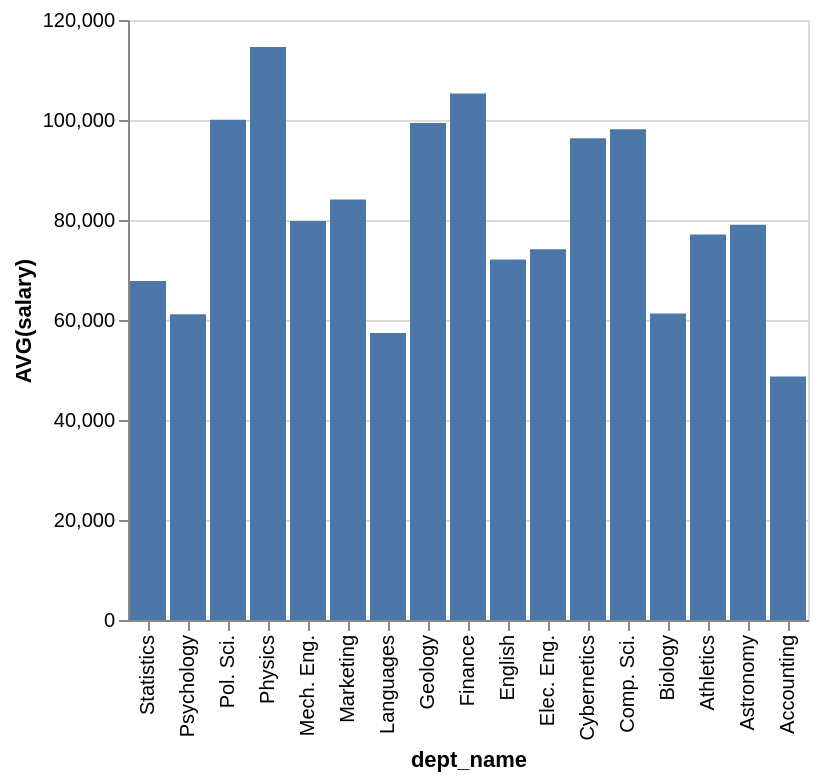

This figure's Vega-Lite source:
### Vega-Lite specification from a JSON file in a GitHub repository (floating-point values rounded to 4 significant figures)
{"data": {"values": [{"x_data": "Statistics", "y_data": 67800.0}, {"x_data": "Psychology", "y_data": 61140.0}, {"x_data": "Pol. Sci.", "y_data": 100100.0}, {"x_data": "Physics", "y_data": 114600.0}, {"x_data": "Mech. Eng.", "y_data": 79810.0}, {"x_data": "Marketing", "y_data": 84100.0}, {"x_data": "Languages", "y_data": 57420.0}, {"x_data": "Geology", "y_data": 99380.0}, {"x_data": "Finance", "y_data": 105300.0}, {"x_data": "English", "y_data": 72090.0}, {"x_data": "Elec. Eng.", "y_data": 74160.0}, {"x_data": "Cybernetics", "y_data": 96350.0}, {"x_data": "Comp. Sci.", "y_data": 98130.0}, {"x_data": "Biology", "y_data": 61290.0}, {"x_data": "Athletics", "y_data": 77100.0}, {"x_data": "Astronomy", "y_data": 79070.0}, {"x_data": "Accounting", "y_data": 48720.0}]}, "mark": "bar", "encoding": {"x": {"field": "x_data", "type": "nominal", "title": "dept_name", "sort": "descending"}, "y": {"field": "y_data", "type": "quantitative", "title": "AVG(salary)"}}}
